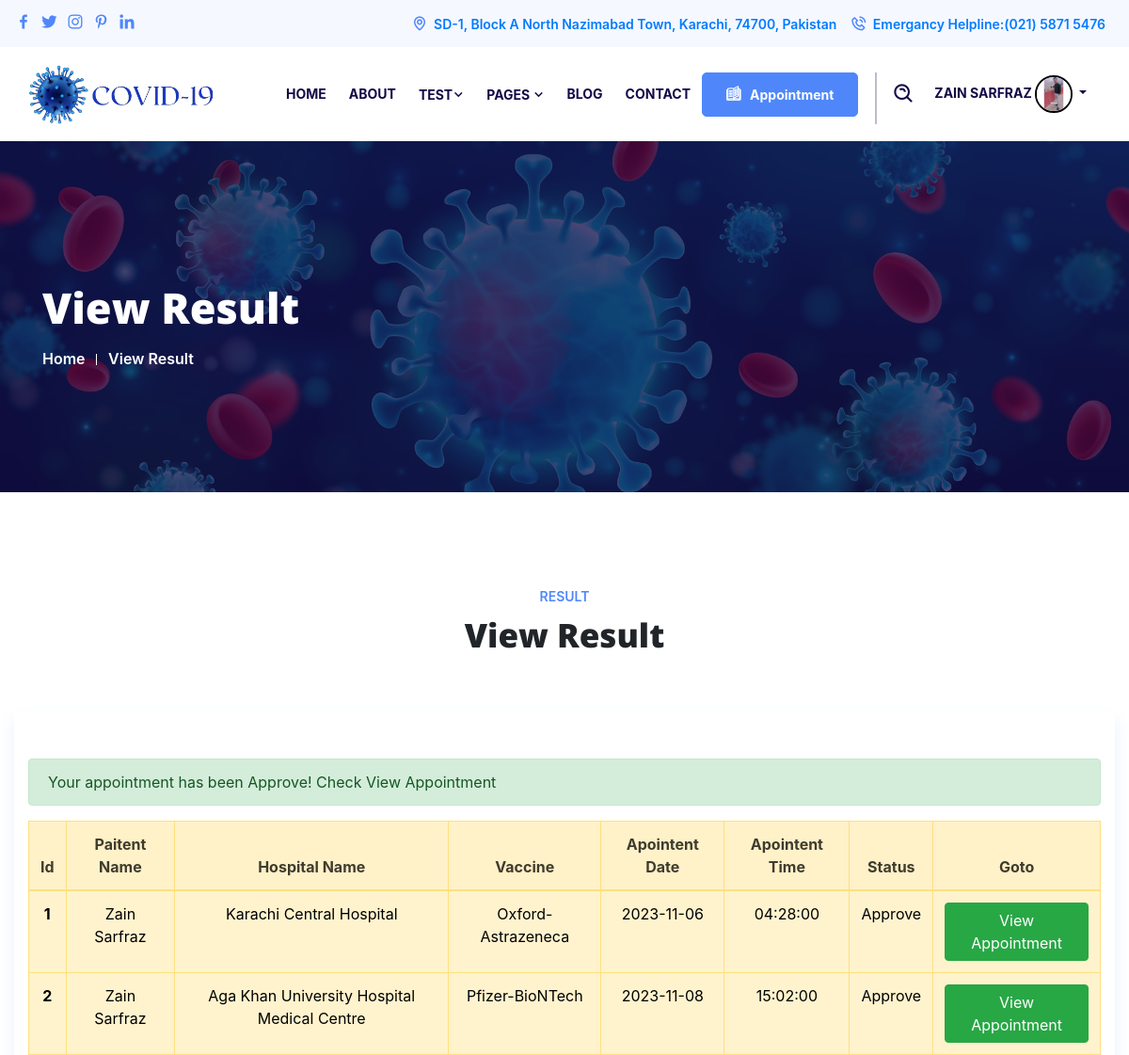
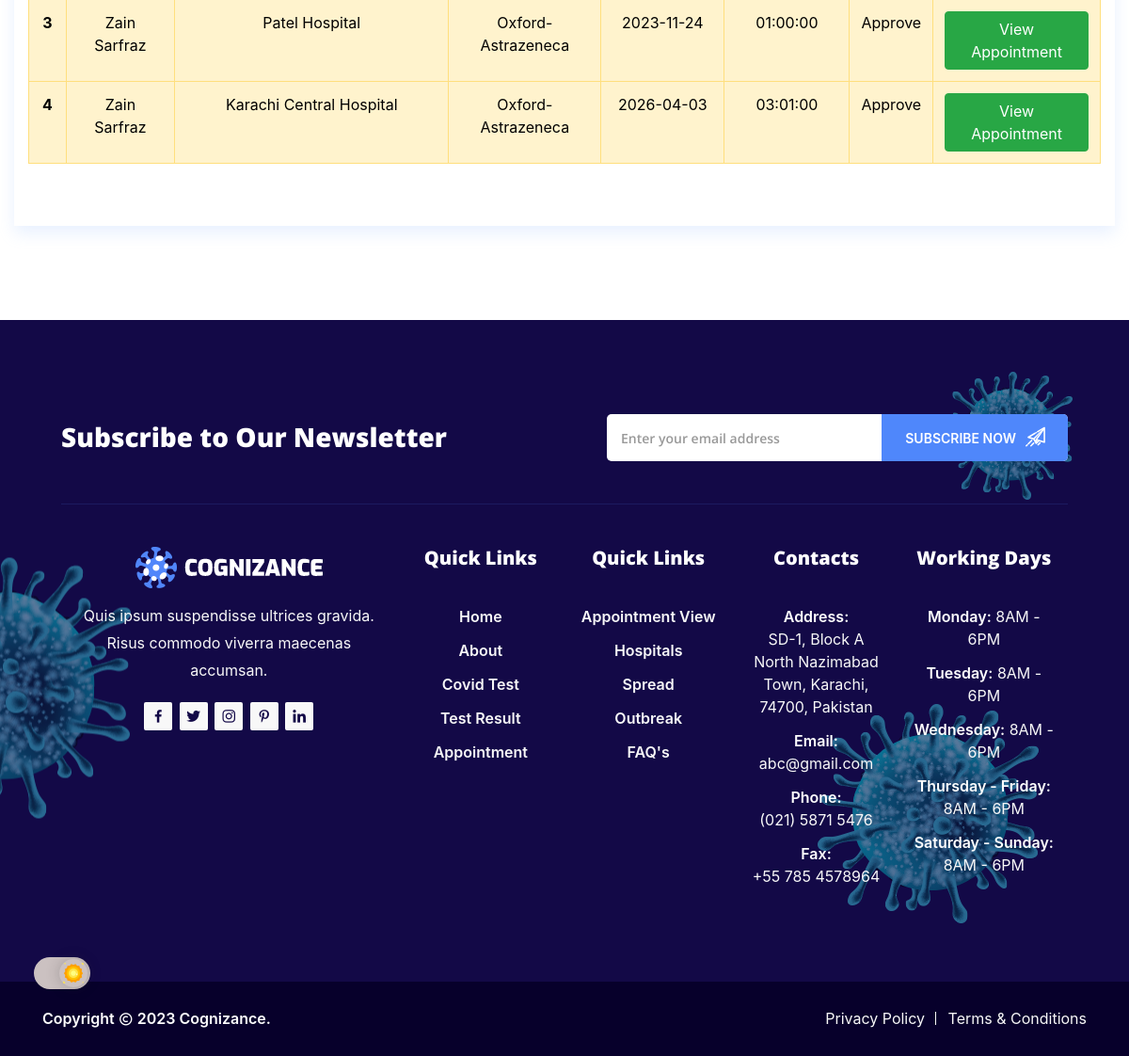
Screenshot of /viewresult.php (signed in) with the database file from the repository (2 pictures, top to bottom).
### tables this page shows
CREATE TABLE `paitent` (
  `id` int(11) NOT NULL,
  `Username` varchar(255) NOT NULL,
  `Email` varchar(255) NOT NULL,
  `City` varchar(255) NOT NULL,
  `Area` varchar(255) NOT NULL,
  `Password` varchar(255) NOT NULL,
  `Image` varchar(255) NOT NULL,
  `Status` varchar(40) NOT NULL DEFAULT '1'
);

CREATE TABLE `appointment` (
  `pid` int(11) NOT NULL,
  `pname` int(255) NOT NULL,
  `hospital name` int(255) NOT NULL,
  `vaccine` int(255) NOT NULL,
  `visit date` date NOT NULL,
  `Time` time NOT NULL,
  `pstatus` varchar(255) NOT NULL DEFAULT 'pending',
  `Status2` tinyint(4) NOT NULL DEFAULT 1,
  `PStatus3` varchar(40) NOT NULL DEFAULT 'Waiting',
  `PStatus33` varchar(255) NOT NULL DEFAULT 'Waiting',
  `Dose` varchar(255) NOT NULL DEFAULT 'Pending',
  `Report` varchar(40) NOT NULL
);

CREATE TABLE `hospital` (
  `id` int(11) NOT NULL,
  `username` varchar(255) NOT NULL,
  `Hospital Name` varchar(255) NOT NULL,
  `Location` varchar(255) NOT NULL,
  `Address` varchar(255) NOT NULL,
  `Date` date NOT NULL,
  `Password` varchar(255) NOT NULL,
  `profileImage` varchar(255) NOT NULL,
  `Himage` varchar(255) NOT NULL,
  `Status` varchar(40) NOT NULL DEFAULT 'Pending'
);

CREATE TABLE `vaccines` (
  `id` int(11) NOT NULL,
  `Vaccine` varchar(255) NOT NULL,
  `status` varchar(40) NOT NULL DEFAULT 'Out Of Stock'
);

### viewresult.php (the view, shortened to what this page needs)
<?php
require("Includes/config.php");
require("Includes/header.php");
$username = $_SESSION["email"];
$fetching_pro = "SELECT * FROM `appointment` AS a
INNER JOIN `hospital` AS h ON a.`hospital name` = h.`id` INNER JOIN `vaccines` AS v ON a.`vaccine` = v.`id` INNER JOIN `paitent` AS pp ON a.`pname` = pp.`id` WHERE pp.`Email` = '$username';
";
$pro_result = mysqli_query($conn, $fetching_pro);
?>
<section class="page-title-area">
    <div class="container">
        <div class="page-title-content">
            <h2>View Result</h2>
            <ul>
                <li><a href="index.php">Home</a></li>
                <li>View Result</li>
            </ul>
        </div>
    </div>
</section>
<section class="appointment-area ptb-100">
    <div class="container-fluid">
        <div class="section-title">
            <span class="sub-title">Result</span>
            <h2>View Result</h2>
        </div>
        <div class="appointment-form col-xl-12 col-lg-12 col-md-12 col-sm-12">
            <div class="alert alert-success" id="dose1Alert" style="display: none">
                Your appointment has been Approve! Check View Appointment
            </div>
            <div class="table-responsive">
                <table class="table table-warning table-bordered text-center">
                    <thead class="bg-warning p-2 text-dark bg-opacity-10" style="opacity: 75%;">
                        <tr>
                            <th scope="col">Id</th>
                            <th scope="col">Paitent Name</th>
                            <th scope="col">Hospital Name</th>
                            <th scope="col">Vaccine</th>
                            <th scope="col">Apointent Date</th>
                            <th scope="col">Apointent Time</th>
                            <th scope="col">Status</th>
                            <th scope="col">Goto</th>
                        </tr>
                    </thead>
                    <tbody>
                        <?php
                        if (mysqli_num_rows($pro_result) > 0) {
                            while ($pro_data = mysqli_fetch_assoc($pro_result)) {
                                ?>
                                <tr>
                                    <th scope="row">
                                        <?php echo $pro_data['pid'] ?>
                                    </th>
                                    <td>
                                        <?php echo $pro_data['Username'] ?>
                                    </td>
                                    <td>
                                        <?php echo $pro_data['Hospital Name'] ?>
                                    </td>
                                    <td>
                                        <?php echo $pro_data['Vaccine'] ?>
                                    </td>
                                    <td>
                                        <?php echo $pro_data['visit date'] ?>
                                    </td>
                                    <td>
                                        <?php echo $pro_data['Time'] ?>
                                    </td>
                                    <td>
                                        <?php echo $pro_data['pstatus'] ?>
                                    </td>
                                    <td>
                                        <?php
                                        if ($pro_data['pstatus'] == 'Approve') {
                                            echo "<a class='btn btn-success' href='appointmentview.php'>View Appointment</a>";
                                        } elseif ($pro_data['pstatus'] == 'Reject') {
                                            echo "<h3>Sorry</h3>";
                                        } else {
                                            echo "<h4>Please Wait</h4>";
                                        }
                                        ?>
                                    </td>
                                </tr>
                                <?php
                            }
                        }
                        ?>
                    </tbody>
                </table>
            </div>
        </div>
    </div>
</section>
<?php
include("includes/footer.php");
?>
</body>
</html>

### Includes/header.php (shortened to what this page needs)
<!doctype html>
<html lang="zxx">
<head>
    <link rel="stylesheet" href="https://maxcdn.bootstrapcdn.com/bootstrap/4.5.2/css/bootstrap.min.css">
    <link rel="stylesheet" href="assets/css/bootstrap.min.css">
    <link rel="stylesheet" href="Hospital/hospital/Files/css/sb-admin-2.css">
    <link rel="stylesheet" href="Hospital/hospital/Files/css/sb-admin-2.min.css">
    <link rel="stylesheet" href="assets/css/animate.min.css">
    <link rel="stylesheet" href="assets/css/owl.carousel.min.css">
    <link rel="stylesheet" href="assets/css/flaticon.css">
    <link rel="stylesheet" href="assets/css/magnific-popup.min.css">
    <link rel="stylesheet" href="assets/css/meanmenu.min.css">
    <link rel="stylesheet" href="assets/css/boxicons.min.css">
    <link rel="stylesheet" href="assets/css/nice-select.min.css">
    <link rel="stylesheet" href="assets/css/slick.min.css">
    <link rel="stylesheet" href="assets/css/odometer.min.css">
    <link rel="stylesheet" href="assets/css/datatables.min.css">
    <link rel="stylesheet" href="assets/css/mainsss.css">
    <link rel="stylesheet" href="assets/css/dark.css">
    <link href="https://cdn.jsdelivr.net/npm/bootstrap@5.5.0/dist/css/bootstrap.min.css" rel="stylesheet">
    <link rel="stylesheet" href="assets/css/responsive.css">
    <link rel="stylesheet" href="assets/css/loader.css">
    <link href="https://maxcdn.bootstrapcdn.com/bootstrap/4.5.2/css/bootstrap.min.css" rel="stylesheet">
</head>
<body>
    <header class="header-area">
        <div class="top-header">
            <div class="container-fluid">
                <div class="row align-items-center">
                    <div class="col-lg-4 col-md-12">
                        <ul class="top-header-social">
                            <li> <a href="https://www.facebook.com" target="_blank"><i class="bx bxl-facebook"></i></a>
                            </li>
                            <li> <a href="https://www.Twitter.com" target="_blank"><i class="bx bxl-twitter"></i></a>
                            </li>
                            <li> <a href="https://www.instagram.com" target="_blank"><i
                                        class="bx bxl-instagram"></i></a>
                            </li>
                            <li><a href="https://www.pinterest.com/" target="_blank"><i
                                        class="bx bxl-pinterest-alt"></i></a></li>
                            <li> <a href="https://www.linkedin.com" target="_blank"><i class="bx bxl-linkedin"></i></a>
                            </li>
                        </ul>
                    </div>
                    <div class="col-lg-8 col-md-12">
                        <ul class="top-header-contact-info">
                            <li><a href="https://www.google.com/maps/place/Aptech+Computer+Education+North+Nazimabad+Center/@24.9273781,67.02842,17z/data=!3m1!4b1!4m6!3m5!1s0x3eb33f90157042d3:0x93d609e8bec9a880!8m2!3d24.9273733!4d67.0330334!16s%2Fg%2F11xyvbmyb?entry=ttu"
                                    target="_blank"><i class="bx bx-map"></i> SD-1, Block A North Nazimabad Town,
                                    Karachi,
                                    74700, Pakistan
                                </a> </li>
                            <li> <a href="tel:(021) 5871 5476"><i class="bx bx-phone-call"></i> Emergancy Helpline:(021)
                                    5871
                                    5476</a></li>
                        </ul>
                    </div>
                </div>
            </div>
        </div>
        <div class="navbar-area col-lg-12">
            <div class="cognizance-nav">
                <div class="container-fluid">
                    <nav class="navbar navbar-expand-md navbar-light">
                        <a class="navbar-brand" href="index.php">
                            <img src="assets/img/logos2.png" class="main-logo vh-10" alt="logo" width="200">
                        </a>
                        <div class="collapse navbar-collapse mean-menu">
                            <?php
                            if (!isset($_SESSION["email"])) {
                            ?>
                            <ul class="navbar-nav">
                                <li class="nav-item"><a href="index.php" class="nav-link ">Home</a></li>
                                </li>
                                <li class="nav-item"><a href="about-1.php" class="nav-link">About</a></li>
                                </li>
                                <li class="nav-item"><a href="#" class="nav-link">Pages <i
                                            class="bx bx-chevron-down"></i></a>
                                    <ul class="dropdown-menu">
                                        <li class="nav-item"><a href="hospital.php" class="nav-link">Hospital</a></li>
                                        <li class="nav-item"><a href="spread.php" class="nav-link">Spreads</a></li>
                                        <li class="nav-item"><a href="out-break.php" class="nav-link">Outbreak</a></li>
                                        <li class="nav-item"><a href="faq.php" class="nav-link">FAQ</a></li>
                                    </ul>
                                </li>
                                <li class="nav-item"><a href="single-post.php" class="nav-link">Blog</a></li>
                                <li class="nav-item"><a href="Register.php" class="nav-link">Register</a></li>
                                <li class="nav-item"><a href="login.php" class="nav-link">Login</a></li>
                            </ul>
                            <?php
                            } else {
                                ?>
                                                            <ul class="navbar-nav">
                                <li class="nav-item"><a href="index.php" class="nav-link ">Home</a></li>
                                <li class="nav-item"><a href="about-1.php" class="nav-link">About</a></li>
                                <li class="nav-item"><a href="#" class="nav-link">Test<i
                                            class="bx bx-chevron-down"></i></a>
                                </li>
                                <li class="nav-item"><a href="#" class="nav-link">Pages <i
                                            class="bx bx-chevron-down"></i></a>
                                </li>
                                <li class="nav-item"><a href="single-post.php" class="nav-link">Blog</a></li>
                                <li class="nav-item"><a href="contact.php" class="nav-link">Contact</a></li>
                                <div class="option-item mt-2">
                                    <a href="appointment.php" class="default-btn"><i class="flaticon-open-book"></i>
                                        Appointment</a>
                                </div>
                            </ul>
                            <?php
                            require("config.php");
$username = $_SESSION["email"];
$query = "SELECT * FROM `Paitent` WHERE `Email` = '$username'";
$result = mysqli_query($conn, $query);
$result1 = mysqli_fetch_assoc($result);
                            ?>
                            <div class="others-option d-flex align-items-center zains">
                                <div class="option-item">
                                    <div class="search-btn-box">
                                        <i class="search-btn bx bx-search-alt"></i>
                                    </div>
                                </div>
                                <div class="option-item navbar-nav zains col-lg-4">
                                    <li class="nav-item">
                                        <a href="#" class="nav-link dropdown-toggle" data-toggle="dropdown"
                                            role="button" aria-haspopup="true" aria-expanded="false">
                                            <span>
                                                <?php echo $result1['Username'] ?>
                                            </span>
                                            <img src="<?php echo 'userimg/' . $result1['Image'] ?>" alt="" height="40px"
                                                width="40px" style="border-radius: 200px; border:2px solid black ;">
                                        </a>
                                    </li>
                                </div>
                            </div>
                            <?php
                            }
                            ?>
                        </div>
                    </nav>
                </div>
            </div>
        </div>
    </header>

### assets/css/loader.css (style rules this page uses)
body { margin: 0; padding: 0; }

### rows the page displays
paitent: Username "ZAIN SARFRAZ", Image (picture)
appointment: pid "1", pname.Username "Zain Sarfraz", hospital name "Karachi Central Hospital", vaccine.Vaccine "Oxford-Astrazeneca", visit date "2023-11-06", Time "04:28:00", pstatus "Approve", shows "View Appointment"
appointment: pid "2", pname.Username "Zain Sarfraz", hospital name "Aga Khan University Hospital Medical Centre", vaccine.Vaccine "Pfizer-BioNTech", visit date "2023-11-08", Time "15:02:00", pstatus "Approve", shows "View Appointment"
appointment: pid "3", pname.Username "Zain Sarfraz", hospital name "Patel Hospital", vaccine.Vaccine "Oxford-Astrazeneca", visit date "2023-11-24", Time "01:00:00", pstatus "Approve", shows "View Appointment"
appointment: pid "4", pname.Username "Zain Sarfraz", hospital name "Karachi Central Hospital", vaccine.Vaccine "Oxford-Astrazeneca", visit date "2026-04-03", Time "03:01:00", pstatus "Approve", shows "View Appointment"
